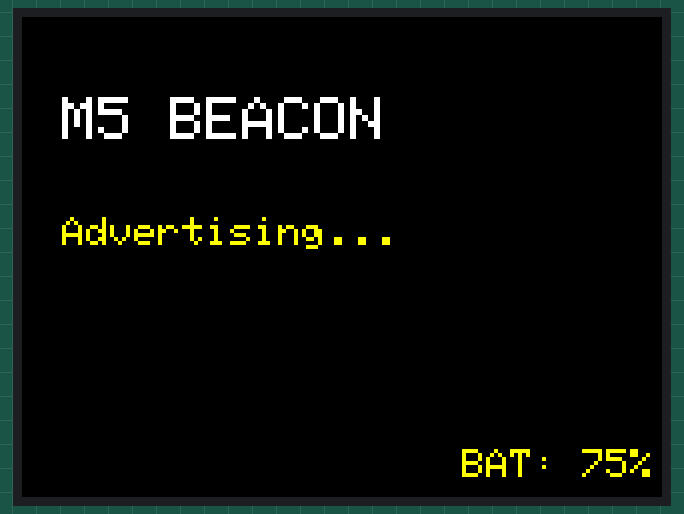
Recording of a sketch running on a simulated ESP32-S3. Parts: 320×240 colour display. Nothing arrives over Bluetooth unless stated; a phone connects over Bluetooth LE 3 s after start.

Above: at 0.3 s.
At 0.8 s:
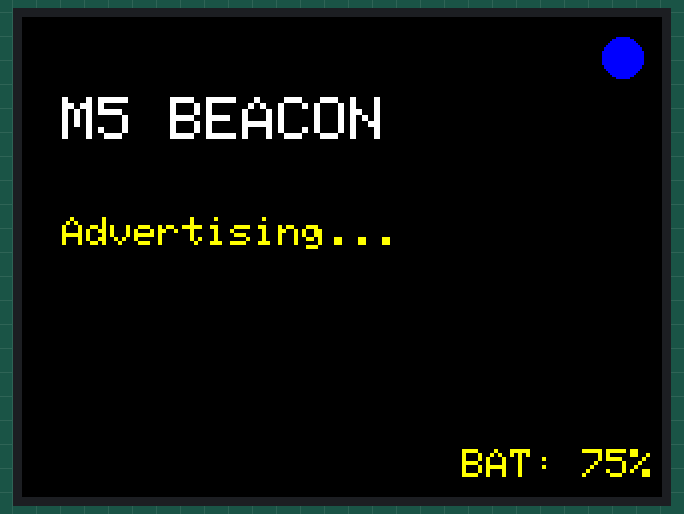

The sketch:

BLE_send.ino
```cpp
#include <M5Unified.h>
#include <BLEDevice.h>
#include <BLEUtils.h>
#include <BLEBeacon.h>
#include <BLEAdvertising.h>

BLEAdvertising *pAdvertising;

void drawBattery()
{
    int battery = M5.Power.getBatteryLevel();

    M5.Lcd.setTextSize(2);
    M5.Lcd.setTextColor(TFT_YELLOW, BLACK);

    int x = M5.Lcd.width() - 100;
    int y = M5.Lcd.height() - 24;

    M5.Lcd.setCursor(x, y);
    M5.Lcd.printf("BAT: %d%%", battery);
}

void setup() {

    M5.begin();

    M5.Lcd.setRotation(1);
    M5.Lcd.fillScreen(BLACK);

    M5.Lcd.setTextColor(WHITE);
    M5.Lcd.setTextSize(3);

    M5.Lcd.setCursor(20, 40);
    M5.Lcd.println("M5 BEACON");

    drawBattery();

    BLEDevice::init("M5_BEACON");

    BLEServer *pServer =
        BLEDevice::createServer();

    BLEBeacon oBeacon;

    oBeacon.setManufacturerId(0x4C00); // Apple
    oBeacon.setProximityUUID(
        BLEUUID("12345678-1234-1234-1234-1234567890AB")
    );

    oBeacon.setMajor(1);
    oBeacon.setMinor(1);
    oBeacon.setSignalPower(-59);

    BLEAdvertisementData advertisementData;

    advertisementData.setFlags(0x1A);

    std::string strServiceData = "";

    strServiceData += (char)26;
    strServiceData += (char)0xFF;

    strServiceData += oBeacon.getData();

    advertisementData.addData(strServiceData);

    pAdvertising =
        BLEDevice::getAdvertising();

    pAdvertising->setAdvertisementData(
        advertisementData
    );

    pAdvertising->start();

    M5.Lcd.setCursor(20, 100);
    M5.Lcd.println("Advertising...");
}

void loop() {

    static bool blue = false;
    static unsigned long lastBatteryUpdate = 0;

    if (blue) {
        M5.Lcd.fillCircle(300, 20, 10, BLUE);
    } else {
        M5.Lcd.fillCircle(300, 20, 10, BLACK);
    }

    blue = !blue;

    if (millis() - lastBatteryUpdate > 5000) {
        drawBattery();
        lastBatteryUpdate = millis();
    }

    delay(500);
}
```

Measured:
- what the display in image 1 shows lasts 0.5 s, from 0.7 s to 1.2 s
